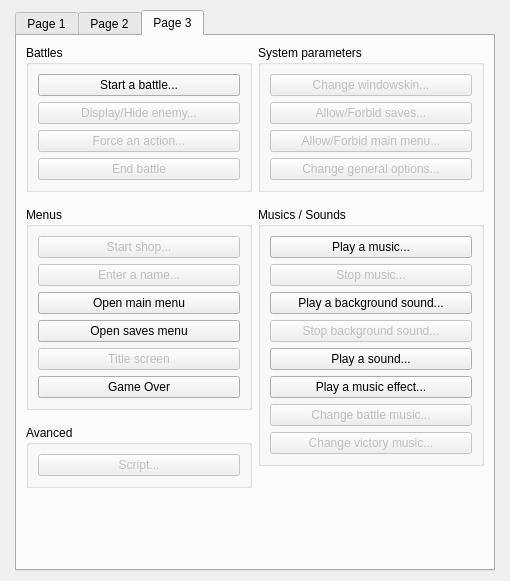
<?xml version="1.0" encoding="UTF-8"?>
<ui version="4.0">
 <class>DialogCommands</class>
 <widget class="QDialog" name="DialogCommands">
  <property name="geometry">
   <rect>
    <x>0</x>
    <y>0</y>
    <width>510</width>
    <height>581</height>
   </rect>
  </property>
  <property name="windowTitle">
   <string>Commands</string>
  </property>
  <layout class="QGridLayout" name="gridLayout_17">
   <property name="leftMargin">
    <number>15</number>
   </property>
   <property name="topMargin">
    <number>10</number>
   </property>
   <property name="rightMargin">
    <number>15</number>
   </property>
   <property name="bottomMargin">
    <number>10</number>
   </property>
   <item row="0" column="0">
    <widget class="QTabWidget" name="tabWidget">
     <property name="currentIndex">
      <number>2</number>
     </property>
     <widget class="QWidget" name="tab">
      <attribute name="title">
       <string>Page 1</string>
      </attribute>
      <layout class="QGridLayout" name="gridLayout_5">
       <item row="0" column="0">
        <layout class="QHBoxLayout" name="horizontalLayout" stretch="1,1">
         <item>
          <layout class="QVBoxLayout" name="verticalLayout_3" stretch="0,0,0,0">
           <property name="spacing">
            <number>15</number>
           </property>
           <item>
            <widget class="QGroupBox" name="groupBox">
             <property name="title">
              <string>Dialogs</string>
             </property>
             <layout class="QGridLayout" name="gridLayout">
              <item row="0" column="0">
               <layout class="QVBoxLayout" name="verticalLayout">
                <item>
                 <widget class="QPushButton" name="pushButtonShowText">
                  <property name="text">
                   <string>Show text...</string>
                  </property>
                 </widget>
                </item>
                <item>
                 <widget class="QPushButton" name="pushButtonDisplayChoice">
                  <property name="enabled">
                   <bool>false</bool>
                  </property>
                  <property name="text">
                   <string>Display a choice...</string>
                  </property>
                 </widget>
                </item>
                <item>
                 <widget class="QPushButton" name="pushButtonInputNumber">
                  <property name="enabled">
                   <bool>false</bool>
                  </property>
                  <property name="text">
                   <string>Input number...</string>
                  </property>
                 </widget>
                </item>
                <item>
                 <widget class="QPushButton" name="pushButtonSetDialogBoxOptions">
                  <property name="enabled">
                   <bool>false</bool>
                  </property>
                  <property name="text">
                   <string>Set dialog box options...</string>
                  </property>
                 </widget>
                </item>
               </layout>
              </item>
             </layout>
            </widget>
           </item>
           <item>
            <widget class="QGroupBox" name="groupBox_3">
             <property name="title">
              <string>Time</string>
             </property>
             <layout class="QGridLayout" name="gridLayout_2">
              <item row="0" column="0">
               <layout class="QVBoxLayout" name="verticalLayout_2">
                <item>
                 <widget class="QPushButton" name="pushButtonWait">
                  <property name="enabled">
                   <bool>true</bool>
                  </property>
                  <property name="text">
                   <string>Wait...</string>
                  </property>
                 </widget>
                </item>
                <item>
                 <widget class="QPushButton" name="pushButtonChangeChronometer">
                  <property name="enabled">
                   <bool>false</bool>
                  </property>
                  <property name="text">
                   <string>Change chronometer...</string>
                  </property>
                 </widget>
                </item>
               </layout>
              </item>
             </layout>
            </widget>
           </item>
           <item>
            <widget class="QGroupBox" name="groupBox_5">
             <property name="title">
              <string>Media</string>
             </property>
             <layout class="QGridLayout" name="gridLayout_6">
              <item row="0" column="0">
               <layout class="QVBoxLayout" name="verticalLayout_6">
                <item>
                 <widget class="QPushButton" name="pushButtonDisplayPicture">
                  <property name="enabled">
                   <bool>false</bool>
                  </property>
                  <property name="text">
                   <string>Display a picture...</string>
                  </property>
                 </widget>
                </item>
                <item>
                 <widget class="QPushButton" name="pushButtonSetMoveTurnPicture">
                  <property name="enabled">
                   <bool>false</bool>
                  </property>
                  <property name="text">
                   <string>Set/Move/Turn a picture...</string>
                  </property>
                 </widget>
                </item>
                <item>
                 <widget class="QPushButton" name="pushButtonRemovePicture">
                  <property name="enabled">
                   <bool>false</bool>
                  </property>
                  <property name="text">
                   <string>Remove a picture...</string>
                  </property>
                 </widget>
                </item>
                <item>
                 <widget class="QPushButton" name="pushButtonPlayVideo">
                  <property name="enabled">
                   <bool>false</bool>
                  </property>
                  <property name="text">
                   <string>Play a video...</string>
                  </property>
                 </widget>
                </item>
               </layout>
              </item>
             </layout>
            </widget>
           </item>
           <item>
            <spacer name="verticalSpacer">
             <property name="orientation">
              <enum>Qt::Vertical</enum>
             </property>
             <property name="sizeHint" stdset="0">
              <size>
               <width>20</width>
               <height>40</height>
              </size>
             </property>
            </spacer>
           </item>
          </layout>
         </item>
         <item>
          <layout class="QVBoxLayout" name="verticalLayout_5" stretch="0,0,0">
           <property name="spacing">
            <number>15</number>
           </property>
           <item>
            <widget class="QGroupBox" name="groupBox_4">
             <property name="title">
              <string>Syntax</string>
             </property>
             <layout class="QGridLayout" name="gridLayout_4">
              <item row="0" column="0">
               <layout class="QVBoxLayout" name="verticalLayout_4">
                <item>
                 <widget class="QPushButton" name="pushButtonCondition">
                  <property name="text">
                   <string>Condition...</string>
                  </property>
                 </widget>
                </item>
                <item>
                 <widget class="QPushButton" name="pushButtonWhile">
                  <property name="text">
                   <string>Loop</string>
                  </property>
                 </widget>
                </item>
                <item>
                 <widget class="QPushButton" name="pushButtonWhileBreak">
                  <property name="text">
                   <string>Break loop</string>
                  </property>
                 </widget>
                </item>
                <item>
                 <widget class="QPushButton" name="pushButtonLabel">
                  <property name="enabled">
                   <bool>false</bool>
                  </property>
                  <property name="text">
                   <string>Label...</string>
                  </property>
                 </widget>
                </item>
                <item>
                 <widget class="QPushButton" name="pushButtonJumpLabel">
                  <property name="enabled">
                   <bool>false</bool>
                  </property>
                  <property name="text">
                   <string>Jump to label...</string>
                  </property>
                 </widget>
                </item>
                <item>
                 <widget class="QPushButton" name="pushButtonStopReaction">
                  <property name="enabled">
                   <bool>false</bool>
                  </property>
                  <property name="text">
                   <string>Stop the reaction</string>
                  </property>
                 </widget>
                </item>
                <item>
                 <widget class="QPushButton" name="pushButtonComment">
                  <property name="enabled">
                   <bool>false</bool>
                  </property>
                  <property name="text">
                   <string>Comment...</string>
                  </property>
                 </widget>
                </item>
                <item>
                 <widget class="QPushButton" name="pushButtonCallCommonReaction">
                  <property name="enabled">
                   <bool>false</bool>
                  </property>
                  <property name="text">
                   <string>Call a common reaction...</string>
                  </property>
                 </widget>
                </item>
               </layout>
              </item>
             </layout>
            </widget>
           </item>
           <item>
            <widget class="QGroupBox" name="groupBox_7">
             <property name="title">
              <string>Objects interactions</string>
             </property>
             <layout class="QGridLayout" name="gridLayout_8">
              <item row="0" column="0">
               <layout class="QVBoxLayout" name="verticalLayout_8">
                <item>
                 <widget class="QPushButton" name="pushButtonSendEvent">
                  <property name="text">
                   <string>Send event...</string>
                  </property>
                 </widget>
                </item>
                <item>
                 <widget class="QPushButton" name="pushButtonChangeState">
                  <property name="text">
                   <string>Change state...</string>
                  </property>
                 </widget>
                </item>
                <item>
                 <widget class="QPushButton" name="pushButtonChangeProperties">
                  <property name="enabled">
                   <bool>false</bool>
                  </property>
                  <property name="text">
                   <string>Change properties...</string>
                  </property>
                 </widget>
                </item>
                <item>
                 <widget class="QPushButton" name="pushButtonChangeProperties_3">
                  <property name="enabled">
                   <bool>false</bool>
                  </property>
                  <property name="text">
                   <string>Change graphic...</string>
                  </property>
                 </widget>
                </item>
               </layout>
              </item>
             </layout>
            </widget>
           </item>
           <item>
            <spacer name="verticalSpacer_2">
             <property name="orientation">
              <enum>Qt::Vertical</enum>
             </property>
             <property name="sizeHint" stdset="0">
              <size>
               <width>20</width>
               <height>40</height>
              </size>
             </property>
            </spacer>
           </item>
          </layout>
         </item>
        </layout>
       </item>
      </layout>
     </widget>
     <widget class="QWidget" name="tab_3">
      <attribute name="title">
       <string>Page 2</string>
      </attribute>
      <layout class="QGridLayout" name="gridLayout_14">
       <item row="0" column="0">
        <layout class="QHBoxLayout" name="horizontalLayout_2" stretch="1,1">
         <item>
          <layout class="QVBoxLayout" name="verticalLayout_9" stretch="0,0,0">
           <property name="spacing">
            <number>15</number>
           </property>
           <item>
            <widget class="QGroupBox" name="groupBox_8">
             <property name="title">
              <string>Moves / Animations / Camera</string>
             </property>
             <layout class="QGridLayout" name="gridLayout_3">
              <item row="0" column="0">
               <layout class="QVBoxLayout" name="verticalLayout_10">
                <item>
                 <widget class="QPushButton" name="pushButtonTeleportObject">
                  <property name="enabled">
                   <bool>true</bool>
                  </property>
                  <property name="text">
                   <string>Teleport object...</string>
                  </property>
                 </widget>
                </item>
                <item>
                 <widget class="QPushButton" name="pushButtonMoveObject">
                  <property name="text">
                   <string>Move object...</string>
                  </property>
                 </widget>
                </item>
                <item>
                 <widget class="QPushButton" name="pushButtonDisplayAnimation">
                  <property name="enabled">
                   <bool>false</bool>
                  </property>
                  <property name="text">
                   <string>Display an animation...</string>
                  </property>
                 </widget>
                </item>
                <item>
                 <widget class="QPushButton" name="pushButtonMoveCamera">
                  <property name="enabled">
                   <bool>true</bool>
                  </property>
                  <property name="text">
                   <string>Move camera...</string>
                  </property>
                 </widget>
                </item>
                <item>
                 <widget class="QPushButton" name="pushButtonResetCamera">
                  <property name="enabled">
                   <bool>false</bool>
                  </property>
                  <property name="text">
                   <string>Reset camera</string>
                  </property>
                 </widget>
                </item>
                <item>
                 <widget class="QPushButton" name="pushButtonJumpLabel_3">
                  <property name="enabled">
                   <bool>false</bool>
                  </property>
                  <property name="text">
                   <string>Create object in map...</string>
                  </property>
                 </widget>
                </item>
                <item>
                 <widget class="QPushButton" name="pushButtonJumpLabel_2">
                  <property name="enabled">
                   <bool>false</bool>
                  </property>
                  <property name="text">
                   <string>Remove object from map...</string>
                  </property>
                 </widget>
                </item>
               </layout>
              </item>
             </layout>
            </widget>
           </item>
           <item>
            <widget class="QGroupBox" name="groupBox_9">
             <property name="title">
              <string>Visual effects</string>
             </property>
             <layout class="QGridLayout" name="gridLayout_9">
              <item row="0" column="0">
               <layout class="QVBoxLayout" name="verticalLayout_11">
                <item>
                 <widget class="QPushButton" name="pushButtonChangeScreenTone">
                  <property name="enabled">
                   <bool>false</bool>
                  </property>
                  <property name="text">
                   <string>Change screen tone...</string>
                  </property>
                 </widget>
                </item>
                <item>
                 <widget class="QPushButton" name="pushButtonShakeScreen">
                  <property name="enabled">
                   <bool>false</bool>
                  </property>
                  <property name="text">
                   <string>Shake screen...</string>
                  </property>
                 </widget>
                </item>
                <item>
                 <widget class="QPushButton" name="pushButtonFlashScreen">
                  <property name="enabled">
                   <bool>false</bool>
                  </property>
                  <property name="text">
                   <string>Flash screen...</string>
                  </property>
                 </widget>
                </item>
                <item>
                 <widget class="QPushButton" name="pushButtonChangeMeteo">
                  <property name="enabled">
                   <bool>false</bool>
                  </property>
                  <property name="text">
                   <string>Change meteo...</string>
                  </property>
                 </widget>
                </item>
                <item>
                 <widget class="QPushButton" name="pushButtonChangeMapProperties">
                  <property name="enabled">
                   <bool>false</bool>
                  </property>
                  <property name="text">
                   <string>Change map properties...</string>
                  </property>
                 </widget>
                </item>
               </layout>
              </item>
             </layout>
            </widget>
           </item>
           <item>
            <spacer name="verticalSpacer_3">
             <property name="orientation">
              <enum>Qt::Vertical</enum>
             </property>
             <property name="sizeHint" stdset="0">
              <size>
               <width>20</width>
               <height>40</height>
              </size>
             </property>
            </spacer>
           </item>
          </layout>
         </item>
         <item>
          <layout class="QVBoxLayout" name="verticalLayout_14" stretch="0,0,0,0">
           <property name="spacing">
            <number>15</number>
           </property>
           <item>
            <widget class="QGroupBox" name="groupBox_6">
             <property name="title">
              <string>Variables</string>
             </property>
             <layout class="QGridLayout" name="gridLayout_7">
              <item row="0" column="0">
               <layout class="QVBoxLayout" name="verticalLayout_7">
                <item>
                 <widget class="QPushButton" name="pushButtonChangeVariables">
                  <property name="text">
                   <string>Change variables...</string>
                  </property>
                 </widget>
                </item>
               </layout>
              </item>
             </layout>
            </widget>
           </item>
           <item>
            <widget class="QGroupBox" name="groupBox_12">
             <property name="title">
              <string>Heroes / Enemies</string>
             </property>
             <layout class="QGridLayout" name="gridLayout_12">
              <item row="0" column="0">
               <layout class="QVBoxLayout" name="verticalLayout_15">
                <item>
                 <widget class="QPushButton" name="pushButtonChangeStatistic">
                  <property name="enabled">
                   <bool>false</bool>
                  </property>
                  <property name="text">
                   <string>Change a statistic...</string>
                  </property>
                 </widget>
                </item>
                <item>
                 <widget class="QPushButton" name="pushButtonChangeExperienceCurve">
                  <property name="enabled">
                   <bool>false</bool>
                  </property>
                  <property name="text">
                   <string>Change experience curve...</string>
                  </property>
                 </widget>
                </item>
                <item>
                 <widget class="QPushButton" name="pushButtonChangeStatus">
                  <property name="enabled">
                   <bool>false</bool>
                  </property>
                  <property name="text">
                   <string>Change status...</string>
                  </property>
                 </widget>
                </item>
                <item>
                 <widget class="QPushButton" name="pushButtonChangeSkill">
                  <property name="enabled">
                   <bool>false</bool>
                  </property>
                  <property name="text">
                   <string>Change a skill...</string>
                  </property>
                 </widget>
                </item>
                <item>
                 <widget class="QPushButton" name="pushButtonChangeName">
                  <property name="enabled">
                   <bool>false</bool>
                  </property>
                  <property name="text">
                   <string>Change name...</string>
                  </property>
                 </widget>
                </item>
                <item>
                 <widget class="QPushButton" name="pushButtonChangeClass">
                  <property name="enabled">
                   <bool>false</bool>
                  </property>
                  <property name="text">
                   <string>Change class...</string>
                  </property>
                 </widget>
                </item>
                <item>
                 <widget class="QPushButton" name="pushButtonChangeClass_2">
                  <property name="enabled">
                   <bool>false</bool>
                  </property>
                  <property name="text">
                   <string>Change equipment...</string>
                  </property>
                 </widget>
                </item>
               </layout>
              </item>
             </layout>
            </widget>
           </item>
           <item>
            <widget class="QGroupBox" name="groupBox_10">
             <property name="title">
              <string>Team</string>
             </property>
             <layout class="QGridLayout" name="gridLayout_10">
              <item row="0" column="0">
               <layout class="QVBoxLayout" name="verticalLayout_12">
                <item>
                 <widget class="QPushButton" name="pushButtonChangeMoney">
                  <property name="enabled">
                   <bool>false</bool>
                  </property>
                  <property name="text">
                   <string>Change money...</string>
                  </property>
                 </widget>
                </item>
                <item>
                 <widget class="QPushButton" name="pushButtonModifyInventory">
                  <property name="text">
                   <string>Modify inventory...</string>
                  </property>
                 </widget>
                </item>
                <item>
                 <widget class="QPushButton" name="pushButtonModifyTeam">
                  <property name="text">
                   <string>Modify team...</string>
                  </property>
                 </widget>
                </item>
               </layout>
              </item>
             </layout>
            </widget>
           </item>
           <item>
            <spacer name="verticalSpacer_4">
             <property name="orientation">
              <enum>Qt::Vertical</enum>
             </property>
             <property name="sizeHint" stdset="0">
              <size>
               <width>20</width>
               <height>40</height>
              </size>
             </property>
            </spacer>
           </item>
          </layout>
         </item>
        </layout>
       </item>
      </layout>
     </widget>
     <widget class="QWidget" name="tab_2">
      <attribute name="title">
       <string>Page 3</string>
      </attribute>
      <layout class="QGridLayout" name="gridLayout_20">
       <item row="0" column="0">
        <layout class="QHBoxLayout" name="horizontalLayout_3" stretch="1,1">
         <item>
          <layout class="QVBoxLayout" name="verticalLayout_13" stretch="0,0,0,0">
           <property name="spacing">
            <number>15</number>
           </property>
           <item>
            <widget class="QGroupBox" name="groupBox_11">
             <property name="title">
              <string>Battles</string>
             </property>
             <layout class="QGridLayout" name="gridLayout_11">
              <item row="0" column="0">
               <layout class="QVBoxLayout" name="verticalLayout_17">
                <item>
                 <widget class="QPushButton" name="pushButtonStartBattle">
                  <property name="text">
                   <string>Start a battle...</string>
                  </property>
                 </widget>
                </item>
                <item>
                 <widget class="QPushButton" name="pushButtonDisplayHideEnemy">
                  <property name="enabled">
                   <bool>false</bool>
                  </property>
                  <property name="text">
                   <string>Display/Hide enemy...</string>
                  </property>
                 </widget>
                </item>
                <item>
                 <widget class="QPushButton" name="pushButtonForceAction">
                  <property name="enabled">
                   <bool>false</bool>
                  </property>
                  <property name="text">
                   <string>Force an action...</string>
                  </property>
                 </widget>
                </item>
                <item>
                 <widget class="QPushButton" name="pushButtonEndBattle">
                  <property name="enabled">
                   <bool>false</bool>
                  </property>
                  <property name="text">
                   <string>End battle</string>
                  </property>
                 </widget>
                </item>
               </layout>
              </item>
             </layout>
            </widget>
           </item>
           <item>
            <widget class="QGroupBox" name="groupBox_14">
             <property name="title">
              <string>Menus</string>
             </property>
             <layout class="QGridLayout" name="gridLayout_15">
              <item row="0" column="0">
               <layout class="QVBoxLayout" name="verticalLayout_18">
                <item>
                 <widget class="QPushButton" name="pushButtonStartShop">
                  <property name="enabled">
                   <bool>false</bool>
                  </property>
                  <property name="text">
                   <string>Start shop...</string>
                  </property>
                 </widget>
                </item>
                <item>
                 <widget class="QPushButton" name="pushButtonChangeChronometer_2">
                  <property name="enabled">
                   <bool>false</bool>
                  </property>
                  <property name="text">
                   <string>Enter a name...</string>
                  </property>
                 </widget>
                </item>
                <item>
                 <widget class="QPushButton" name="pushButtonOpenMainMenu">
                  <property name="text">
                   <string>Open main menu</string>
                  </property>
                 </widget>
                </item>
                <item>
                 <widget class="QPushButton" name="pushButtonOpenSavesMenu">
                  <property name="text">
                   <string>Open saves menu</string>
                  </property>
                 </widget>
                </item>
                <item>
                 <widget class="QPushButton" name="pushButtonTitleScreen">
                  <property name="enabled">
                   <bool>false</bool>
                  </property>
                  <property name="text">
                   <string>Title screen</string>
                  </property>
                 </widget>
                </item>
                <item>
                 <widget class="QPushButton" name="pushButtonEndGame">
                  <property name="text">
                   <string>Game Over</string>
                  </property>
                 </widget>
                </item>
               </layout>
              </item>
             </layout>
            </widget>
           </item>
           <item>
            <widget class="QGroupBox" name="groupBox_15">
             <property name="title">
              <string>Avanced</string>
             </property>
             <layout class="QGridLayout" name="gridLayout_16">
              <item row="0" column="0">
               <layout class="QVBoxLayout" name="verticalLayout_19">
                <item>
                 <widget class="QPushButton" name="pushButtonScript">
                  <property name="enabled">
                   <bool>false</bool>
                  </property>
                  <property name="text">
                   <string>Script...</string>
                  </property>
                 </widget>
                </item>
               </layout>
              </item>
             </layout>
            </widget>
           </item>
           <item>
            <spacer name="verticalSpacer_5">
             <property name="orientation">
              <enum>Qt::Vertical</enum>
             </property>
             <property name="sizeHint" stdset="0">
              <size>
               <width>20</width>
               <height>40</height>
              </size>
             </property>
            </spacer>
           </item>
          </layout>
         </item>
         <item>
          <layout class="QVBoxLayout" name="verticalLayout_21" stretch="0,0,1">
           <property name="spacing">
            <number>15</number>
           </property>
           <item>
            <widget class="QGroupBox" name="groupBox_17">
             <property name="title">
              <string>System parameters</string>
             </property>
             <layout class="QGridLayout" name="gridLayout_18">
              <item row="0" column="0">
               <layout class="QVBoxLayout" name="verticalLayout_22">
                <item>
                 <widget class="QPushButton" name="pushButtonChangeWindowSkin">
                  <property name="enabled">
                   <bool>false</bool>
                  </property>
                  <property name="text">
                   <string>Change windowskin...</string>
                  </property>
                 </widget>
                </item>
                <item>
                 <widget class="QPushButton" name="pushButtonAllowForbidSaves">
                  <property name="enabled">
                   <bool>false</bool>
                  </property>
                  <property name="text">
                   <string>Allow/Forbid saves...</string>
                  </property>
                 </widget>
                </item>
                <item>
                 <widget class="QPushButton" name="pushButtonAllowForbidMainMenu">
                  <property name="enabled">
                   <bool>false</bool>
                  </property>
                  <property name="text">
                   <string>Allow/Forbid main menu...</string>
                  </property>
                 </widget>
                </item>
                <item>
                 <widget class="QPushButton" name="pushButtonChangeGeneralOptions">
                  <property name="enabled">
                   <bool>false</bool>
                  </property>
                  <property name="text">
                   <string>Change general options...</string>
                  </property>
                 </widget>
                </item>
               </layout>
              </item>
             </layout>
            </widget>
           </item>
           <item>
            <widget class="QGroupBox" name="groupBox_13">
             <property name="title">
              <string>Musics / Sounds</string>
             </property>
             <layout class="QGridLayout" name="gridLayout_13">
              <item row="0" column="0">
               <layout class="QVBoxLayout" name="verticalLayout_16">
                <item>
                 <widget class="QPushButton" name="pushButtonPlayMusic">
                  <property name="enabled">
                   <bool>true</bool>
                  </property>
                  <property name="text">
                   <string>Play a music...</string>
                  </property>
                 </widget>
                </item>
                <item>
                 <widget class="QPushButton" name="pushButtonStopMusic">
                  <property name="enabled">
                   <bool>false</bool>
                  </property>
                  <property name="text">
                   <string>Stop music...</string>
                  </property>
                 </widget>
                </item>
                <item>
                 <widget class="QPushButton" name="pushButtonPlayBackgroundSound">
                  <property name="enabled">
                   <bool>true</bool>
                  </property>
                  <property name="text">
                   <string>Play a background sound...</string>
                  </property>
                 </widget>
                </item>
                <item>
                 <widget class="QPushButton" name="pushButtonStopBackgroundSound">
                  <property name="enabled">
                   <bool>false</bool>
                  </property>
                  <property name="text">
                   <string>Stop background sound...</string>
                  </property>
                 </widget>
                </item>
                <item>
                 <widget class="QPushButton" name="pushButtonPlaySound">
                  <property name="enabled">
                   <bool>true</bool>
                  </property>
                  <property name="text">
                   <string>Play a sound...</string>
                  </property>
                 </widget>
                </item>
                <item>
                 <widget class="QPushButton" name="pushButtonPlayMusicEffect">
                  <property name="enabled">
                   <bool>true</bool>
                  </property>
                  <property name="text">
                   <string>Play a music effect...</string>
                  </property>
                 </widget>
                </item>
                <item>
                 <widget class="QPushButton" name="pushButtonChangeBattleMusic">
                  <property name="enabled">
                   <bool>false</bool>
                  </property>
                  <property name="text">
                   <string>Change battle music...</string>
                  </property>
                 </widget>
                </item>
                <item>
                 <widget class="QPushButton" name="pushButtonChangeVictoryMusic">
                  <property name="enabled">
                   <bool>false</bool>
                  </property>
                  <property name="text">
                   <string>Change victory music...</string>
                  </property>
                 </widget>
                </item>
               </layout>
              </item>
             </layout>
            </widget>
           </item>
           <item>
            <spacer name="verticalSpacer_6">
             <property name="orientation">
              <enum>Qt::Vertical</enum>
             </property>
             <property name="sizeHint" stdset="0">
              <size>
               <width>20</width>
               <height>40</height>
              </size>
             </property>
            </spacer>
           </item>
          </layout>
         </item>
        </layout>
       </item>
      </layout>
     </widget>
    </widget>
   </item>
  </layout>
 </widget>
 <resources/>
 <connections/>
</ui>
